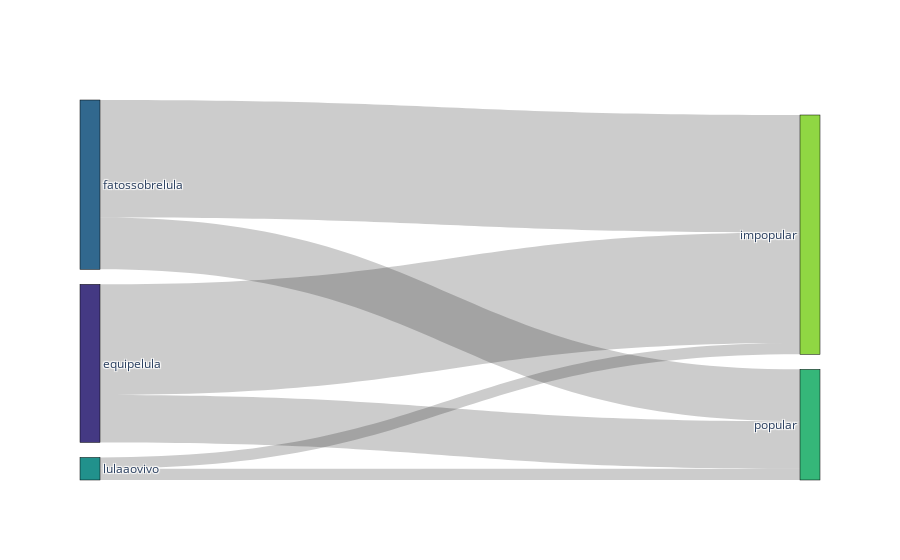

The notebook cell this image was saved under:
### Code cell
hash_sankey(poli, ['equipelula','fatossobrelula','lulaaovivo'], 'Lula', general = False)

### Figure 1 — Plotly figure (JSON) as saved in the notebook; plotly's stock layout.template omitted (floating-point values rounded to 4 significant figures)
{"data": [{"link": {"source": [0, 0, 1, 1, 2, 2], "target": [3, 4, 3, 4, 3, 4], "value": [21, 49, 23, 52, 5, 5]}, "node": {"color": ["#443983", "#31688e", "#21918c", "#35b779", "#90d743"], "label": ["equipelula", "fatossobrelula", "lulaaovivo", "popular", "impopular"], "line": {"color": "black", "width": 0.5}, "pad": 15, "thickness": 20}, "type": "sankey"}], "layout": {}}
